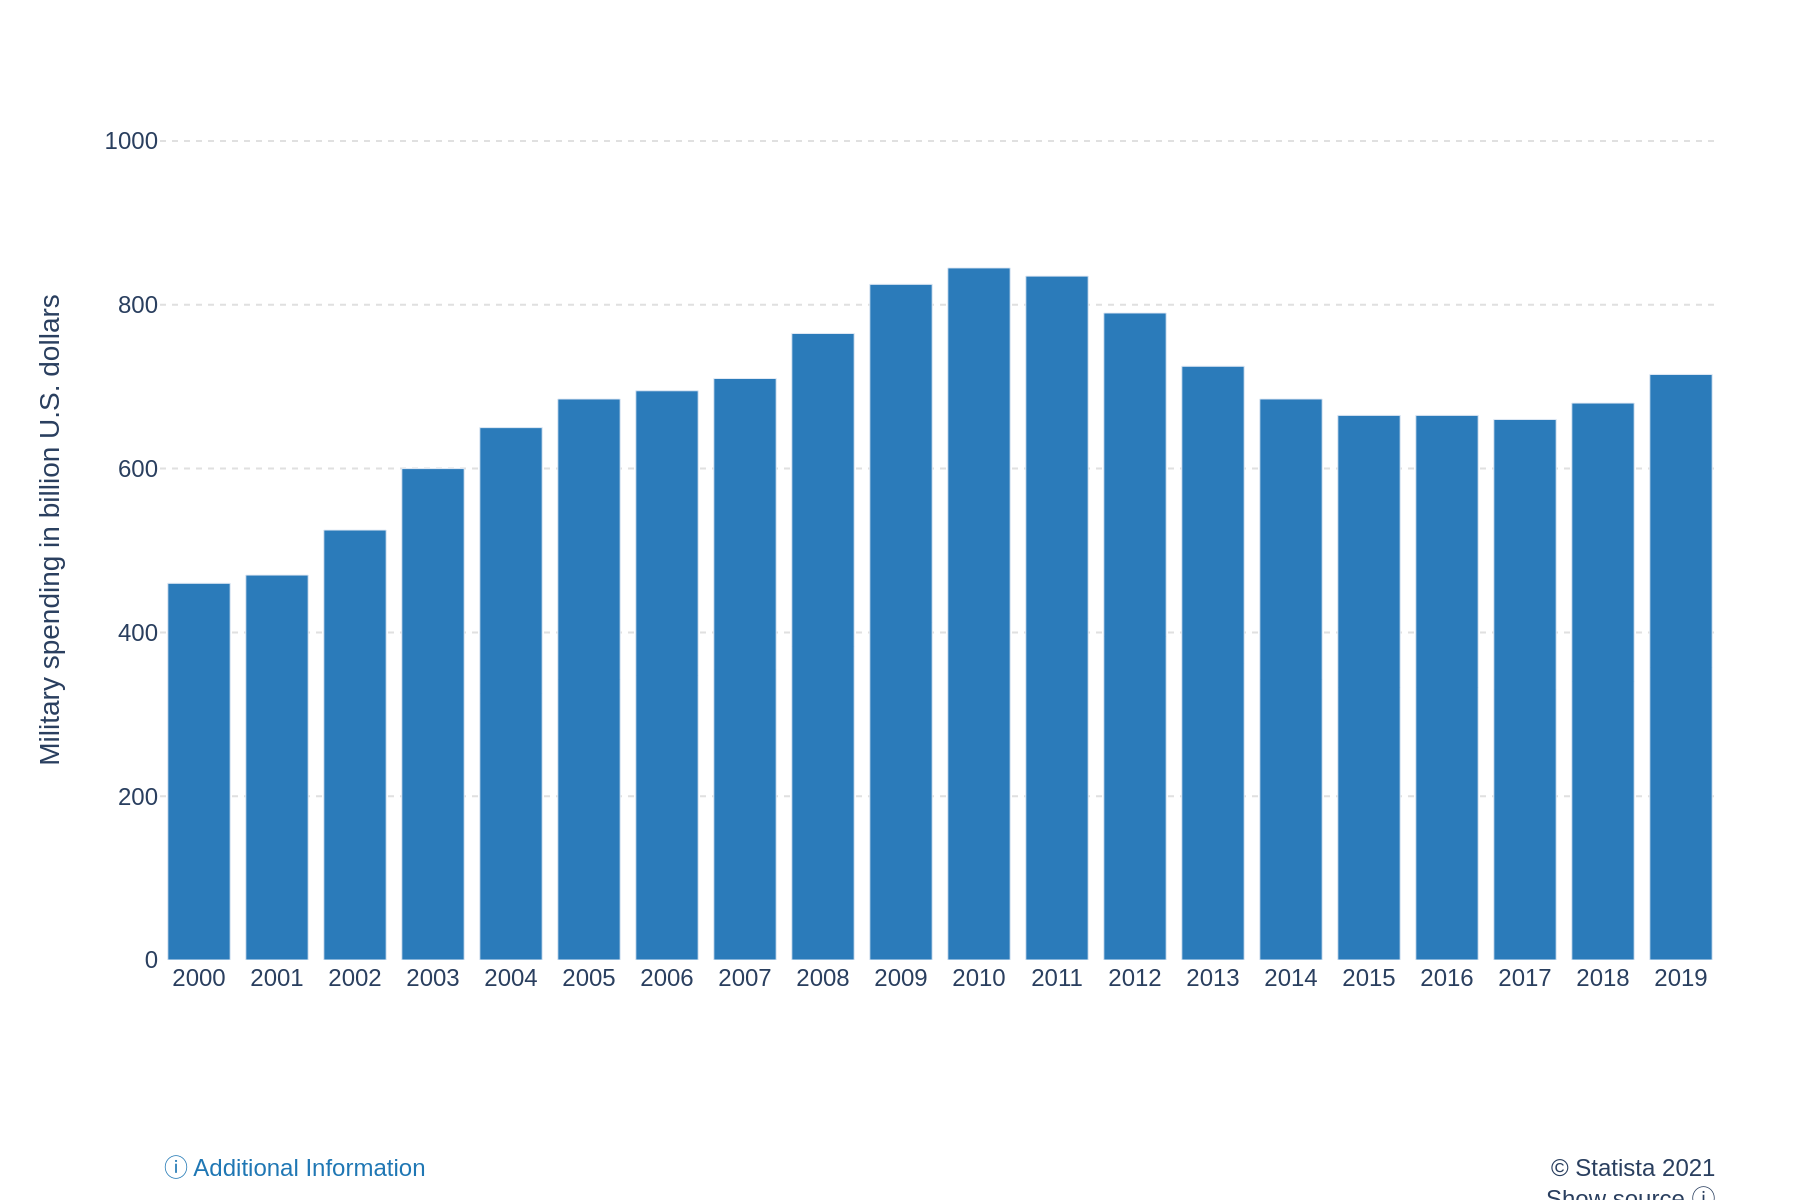

Reproduce this figure in Python.
import sys
import json
import pathlib
import plotly.graph_objects as go

def main():
    """
    Main function to generate a chart from a JSON file.
    """
    if len(sys.argv) != 2:
        print(f"Usage: python {sys.argv[0]} <json_file_path>")
        sys.exit(1)

    json_path = sys.argv[1]

    try:
        with open(json_path, 'r', encoding='utf-8') as f:
            config = json.load(f)
    except FileNotFoundError:
        print(f"Error: JSON file not found at '{json_path}'")
        sys.exit(1)
    except json.JSONDecodeError:
        print(f"Error: Could not decode JSON from '{json_path}'")
        sys.exit(1)

    chart_data = config['chart_data']
    texts = config['texts']
    colors = config['colors']

    x_values = [d['x'] for d in chart_data]
    y_values = [d['y'] for d in chart_data]

    fig = go.Figure()

    fig.add_trace(go.Bar(
        x=x_values,
        y=y_values,
        marker_color=colors[0],
        name=''
    ))

    fig.update_layout(
        font_family="Arial",
        plot_bgcolor='white',
        showlegend=False,
        yaxis_title=texts['y_axis_title'],
        margin=dict(l=80, r=40, t=50, b=120),
        yaxis=dict(
            title_standoff=15,
            showgrid=True,
            gridcolor='#e0e0e0',
            gridwidth=1,
            griddash='dot',
            range=[0, 1050],
            tickformat=" ",
            separatethousands=True,
            zeroline=False
        ),
        xaxis=dict(
            showgrid=False,
            tickmode='array',
            tickvals=x_values,
            ticktext=[str(x) for x in x_values]
        )
    )

    # Add annotations for sources and notes
    if texts.get('source_left'):
        fig.add_annotation(
            text=texts['source_left'],
            align='left',
            showarrow=False,
            xref='paper',
            yref='paper',
            x=0,
            y=-0.22,
            xanchor='left',
            yanchor='top',
            font=dict(color="#1f77b4")
        )

    if texts.get('source_right'):
        fig.add_annotation(
            text=texts['source_right'],
            align='right',
            showarrow=False,
            xref='paper',
            yref='paper',
            x=1.0,
            y=-0.22,
            xanchor='right',
            yanchor='top'
        )

    base_filename = pathlib.Path(json_path).stem
    output_filename = f"{base_filename}.png"
    
    fig.write_image(output_filename, scale=2, width=900, height=600)
    print(f"Chart saved to {output_filename}")

if __name__ == "__main__":
    main()
